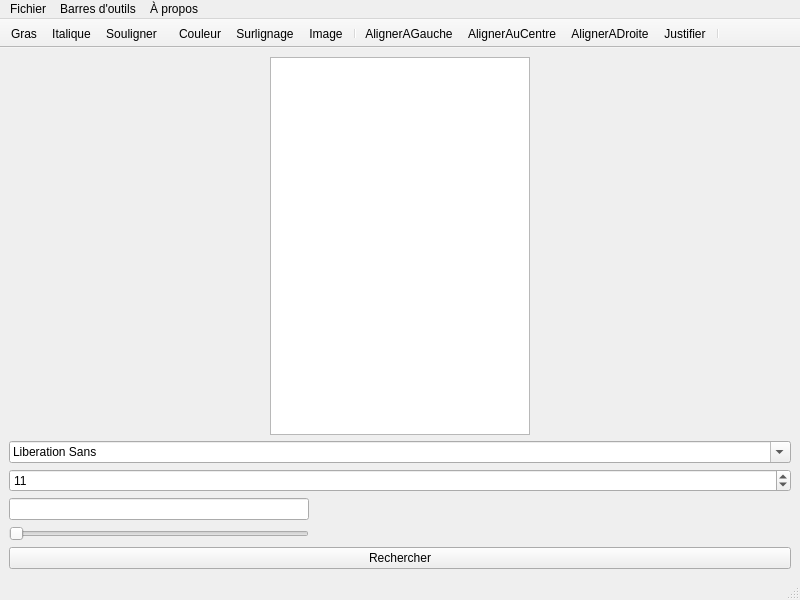
<?xml version="1.0" encoding="UTF-8"?>
<ui version="4.0">
 <class>MainWindow</class>
 <widget class="QMainWindow" name="MainWindow">
  <property name="geometry">
   <rect>
    <x>0</x>
    <y>0</y>
    <width>800</width>
    <height>600</height>
   </rect>
  </property>
  <property name="font">
   <font>
    <stylestrategy>PreferAntialias</stylestrategy>
   </font>
  </property>
  <property name="windowTitle">
   <string>Mot</string>
  </property>
  <widget class="QWidget" name="centralwidget">
   <layout class="QVBoxLayout" name="verticalLayout">
    <item>
     <layout class="QHBoxLayout" name="horizontalLayout">
      <item>
       <spacer name="horizontalSpacer">
        <property name="orientation">
         <enum>Qt::Horizontal</enum>
        </property>
        <property name="sizeType">
         <enum>QSizePolicy::MinimumExpanding</enum>
        </property>
        <property name="sizeHint" stdset="0">
         <size>
          <width>40</width>
          <height>20</height>
         </size>
        </property>
       </spacer>
      </item>
      <item>
       <widget class="QTextEdit" name="textEdit">
        <property name="font">
         <font>
          <pointsize>11</pointsize>
          <stylestrategy>PreferAntialias</stylestrategy>
         </font>
        </property>
       </widget>
      </item>
      <item>
       <spacer name="horizontalSpacer_2">
        <property name="orientation">
         <enum>Qt::Horizontal</enum>
        </property>
        <property name="sizeType">
         <enum>QSizePolicy::MinimumExpanding</enum>
        </property>
        <property name="sizeHint" stdset="0">
         <size>
          <width>40</width>
          <height>20</height>
         </size>
        </property>
       </spacer>
      </item>
     </layout>
    </item>
    <item>
     <widget class="QFontComboBox" name="fontComboBox"/>
    </item>
    <item>
     <widget class="QSpinBox" name="spinBox">
      <property name="value">
       <number>11</number>
      </property>
     </widget>
    </item>
    <item>
     <widget class="QLineEdit" name="lineEdit_shearch">
      <property name="maximumSize">
       <size>
        <width>300</width>
        <height>16777215</height>
       </size>
      </property>
     </widget>
    </item>
    <item>
     <widget class="QSlider" name="horizontalSlider">
      <property name="maximumSize">
       <size>
        <width>300</width>
        <height>16777215</height>
       </size>
      </property>
      <property name="minimum">
       <number>256</number>
      </property>
      <property name="maximum">
       <number>3000</number>
      </property>
      <property name="sliderPosition">
       <number>256</number>
      </property>
      <property name="orientation">
       <enum>Qt::Horizontal</enum>
      </property>
     </widget>
    </item>
    <item>
     <widget class="QPushButton" name="pushButton">
      <property name="text">
       <string>Rechercher</string>
      </property>
     </widget>
    </item>
   </layout>
  </widget>
  <widget class="QMenuBar" name="menubar">
   <property name="geometry">
    <rect>
     <x>0</x>
     <y>0</y>
     <width>800</width>
     <height>21</height>
    </rect>
   </property>
   <widget class="QMenu" name="menuFichier">
    <property name="title">
     <string>Fichier</string>
    </property>
    <addaction name="actionNouveau"/>
    <addaction name="actionOuvrir"/>
    <addaction name="separator"/>
    <addaction name="actionEnregistrer"/>
    <addaction name="actionEnregistrer_sous"/>
    <addaction name="separator"/>
    <addaction name="actionImprimer"/>
    <addaction name="separator"/>
    <addaction name="actionQuitter"/>
   </widget>
   <widget class="QMenu" name="menuBarreOutils">
    <property name="title">
     <string>Barres d'outils</string>
    </property>
    <addaction name="actionPolice"/>
    <addaction name="actionCouleur_et_Alignement"/>
   </widget>
   <widget class="QMenu" name="menuAide">
    <property name="title">
     <string>À propos</string>
    </property>
    <addaction name="actionA_propos"/>
    <addaction name="action_propos_de_Qt"/>
   </widget>
   <addaction name="menuFichier"/>
   <addaction name="menuBarreOutils"/>
   <addaction name="menuAide"/>
  </widget>
  <widget class="QStatusBar" name="statusbar"/>
  <widget class="QToolBar" name="toolBar_police">
   <property name="windowTitle">
    <string>Police</string>
   </property>
   <property name="movable">
    <bool>false</bool>
   </property>
   <property name="iconSize">
    <size>
     <width>24</width>
     <height>24</height>
    </size>
   </property>
   <attribute name="toolBarArea">
    <enum>TopToolBarArea</enum>
   </attribute>
   <attribute name="toolBarBreak">
    <bool>false</bool>
   </attribute>
   <addaction name="actionGras"/>
   <addaction name="actionItalique"/>
   <addaction name="actionSouligner"/>
  </widget>
  <widget class="QToolBar" name="toolBar_couleurEtAlignement">
   <property name="windowTitle">
    <string>Gestion du texte</string>
   </property>
   <property name="movable">
    <bool>false</bool>
   </property>
   <attribute name="toolBarArea">
    <enum>TopToolBarArea</enum>
   </attribute>
   <attribute name="toolBarBreak">
    <bool>false</bool>
   </attribute>
   <addaction name="actionCouleur"/>
   <addaction name="actionSurlignage"/>
   <addaction name="actionImage"/>
   <addaction name="separator"/>
   <addaction name="actionAlignerAGauche"/>
   <addaction name="actionAlignerAuCentre"/>
   <addaction name="actionAlignerADroite"/>
   <addaction name="actionJustifier"/>
   <addaction name="separator"/>
  </widget>
  <action name="actionNouveau">
   <property name="icon">
    <iconset>
     <normaloff>../build-Mot-Desktop_Qt_5_15_0_MinGW_64_bit-Debug/debug/icons/new-file_40454.png</normaloff>../build-Mot-Desktop_Qt_5_15_0_MinGW_64_bit-Debug/debug/icons/new-file_40454.png</iconset>
   </property>
   <property name="text">
    <string>Nouveau</string>
   </property>
   <property name="toolTip">
    <string>&lt;html&gt;&lt;head/&gt;&lt;body&gt;&lt;p&gt;Créer un nouveau fichier (&lt;span style=&quot; text-decoration: underline;&quot;&gt;CTRL + N&lt;/span&gt;)&lt;/p&gt;&lt;/body&gt;&lt;/html&gt;</string>
   </property>
   <property name="shortcut">
    <string>Ctrl+N</string>
   </property>
  </action>
  <action name="actionOuvrir">
   <property name="icon">
    <iconset>
     <normaloff>../build-Mot-Desktop_Qt_5_15_0_MinGW_64_bit-Debug/debug/icons/Open-folder-add_36742.png</normaloff>../build-Mot-Desktop_Qt_5_15_0_MinGW_64_bit-Debug/debug/icons/Open-folder-add_36742.png</iconset>
   </property>
   <property name="text">
    <string>Ouvrir</string>
   </property>
   <property name="toolTip">
    <string>&lt;html&gt;&lt;head/&gt;&lt;body&gt;&lt;p&gt;Ouvrir un fichier existant (&lt;span style=&quot; text-decoration: underline;&quot;&gt;CTRL + O&lt;/span&gt;)&lt;/p&gt;&lt;/body&gt;&lt;/html&gt;</string>
   </property>
   <property name="shortcut">
    <string>Ctrl+O</string>
   </property>
  </action>
  <action name="actionEnregistrer">
   <property name="icon">
    <iconset>
     <normaloff>../build-Mot-Desktop_Qt_5_15_0_MinGW_64_bit-Debug/debug/icons/Save_37110.png</normaloff>../build-Mot-Desktop_Qt_5_15_0_MinGW_64_bit-Debug/debug/icons/Save_37110.png</iconset>
   </property>
   <property name="text">
    <string>Enregistrer</string>
   </property>
   <property name="toolTip">
    <string>&lt;html&gt;&lt;head/&gt;&lt;body&gt;&lt;p&gt;Enregistrer le fichier courant (&lt;span style=&quot; text-decoration: underline;&quot;&gt;CTRL + S&lt;/span&gt;)&lt;/p&gt;&lt;/body&gt;&lt;/html&gt;</string>
   </property>
   <property name="shortcut">
    <string>Ctrl+S</string>
   </property>
  </action>
  <action name="actionEnregistrer_sous">
   <property name="icon">
    <iconset>
     <normaloff>../build-Mot-Desktop_Qt_5_15_0_MinGW_64_bit-Debug/debug/icons/Save-as_37111.png</normaloff>../build-Mot-Desktop_Qt_5_15_0_MinGW_64_bit-Debug/debug/icons/Save-as_37111.png</iconset>
   </property>
   <property name="text">
    <string>Enregistrer sous</string>
   </property>
   <property name="toolTip">
    <string>&lt;html&gt;&lt;head/&gt;&lt;body&gt;&lt;p&gt;Enregistrer sous (&lt;span style=&quot; text-decoration: underline;&quot;&gt;CTRL + MAJ + S&lt;/span&gt;)&lt;/p&gt;&lt;/body&gt;&lt;/html&gt;</string>
   </property>
   <property name="shortcut">
    <string>Ctrl+Shift+S</string>
   </property>
  </action>
  <action name="actionImprimer">
   <property name="icon">
    <iconset>
     <normaloff>../build-Mot-Desktop_Qt_5_15_0_MinGW_64_bit-Debug/debug/icons/3592862-general-inkjet-printer-office-paper-printer-print-printer-scanner_107733.png</normaloff>../build-Mot-Desktop_Qt_5_15_0_MinGW_64_bit-Debug/debug/icons/3592862-general-inkjet-printer-office-paper-printer-print-printer-scanner_107733.png</iconset>
   </property>
   <property name="text">
    <string>Imprimer</string>
   </property>
   <property name="toolTip">
    <string>&lt;html&gt;&lt;head/&gt;&lt;body&gt;&lt;p&gt;Imprimer le fichier courant (&lt;span style=&quot; text-decoration: underline;&quot;&gt;CTRL + P&lt;/span&gt;)&lt;/p&gt;&lt;/body&gt;&lt;/html&gt;</string>
   </property>
   <property name="shortcut">
    <string>Ctrl+P</string>
   </property>
  </action>
  <action name="actionQuitter">
   <property name="icon">
    <iconset>
     <normaloff>../build-Mot-Desktop_Qt_5_15_0_MinGW_64_bit-Debug/debug/icons/close_14776.png</normaloff>../build-Mot-Desktop_Qt_5_15_0_MinGW_64_bit-Debug/debug/icons/close_14776.png</iconset>
   </property>
   <property name="text">
    <string>Quitter</string>
   </property>
  </action>
  <action name="actionPolice">
   <property name="checkable">
    <bool>false</bool>
   </property>
   <property name="icon">
    <iconset>
     <normaloff>../build-Mot-Desktop_Qt_5_15_0_MinGW_64_bit-Debug/debug/icons/visible.png</normaloff>../build-Mot-Desktop_Qt_5_15_0_MinGW_64_bit-Debug/debug/icons/visible.png</iconset>
   </property>
   <property name="text">
    <string>Police</string>
   </property>
  </action>
  <action name="actionCouleur_et_Alignement">
   <property name="checkable">
    <bool>false</bool>
   </property>
   <property name="icon">
    <iconset>
     <normaloff>../build-Mot-Desktop_Qt_5_15_0_MinGW_64_bit-Debug/debug/icons/visible.png</normaloff>../build-Mot-Desktop_Qt_5_15_0_MinGW_64_bit-Debug/debug/icons/visible.png</iconset>
   </property>
   <property name="text">
    <string>Gestion du texte</string>
   </property>
  </action>
  <action name="actionCouleur">
   <property name="icon">
    <iconset>
     <normaloff>../build-Mot-Desktop_Qt_5_15_0_MinGW_64_bit-Debug/debug/icons/RGB_Circle_1-80_icon-icons.com_57282.png</normaloff>../build-Mot-Desktop_Qt_5_15_0_MinGW_64_bit-Debug/debug/icons/RGB_Circle_1-80_icon-icons.com_57282.png</iconset>
   </property>
   <property name="text">
    <string>Couleur</string>
   </property>
   <property name="toolTip">
    <string>&lt;html&gt;&lt;head/&gt;&lt;body&gt;&lt;p&gt;Changer la couleur du texte&lt;/p&gt;&lt;/body&gt;&lt;/html&gt;</string>
   </property>
  </action>
  <action name="actionSurlignage">
   <property name="icon">
    <iconset>
     <normaloff>../build-Mot-Desktop_Qt_5_15_0_MinGW_64_bit-Debug/debug/icons/highlighter_yellow_15057.ico</normaloff>../build-Mot-Desktop_Qt_5_15_0_MinGW_64_bit-Debug/debug/icons/highlighter_yellow_15057.ico</iconset>
   </property>
   <property name="text">
    <string>Surlignage</string>
   </property>
   <property name="toolTip">
    <string>&lt;html&gt;&lt;head/&gt;&lt;body&gt;&lt;p&gt;Changer la couleur de surlignage du texte&lt;/p&gt;&lt;/body&gt;&lt;/html&gt;</string>
   </property>
  </action>
  <action name="actionAlignerAGauche">
   <property name="icon">
    <iconset>
     <normaloff>../build-Mot-Desktop_Qt_5_15_0_MinGW_64_bit-Debug/debug/icons/ic_format_align_left_128_28362.png</normaloff>../build-Mot-Desktop_Qt_5_15_0_MinGW_64_bit-Debug/debug/icons/ic_format_align_left_128_28362.png</iconset>
   </property>
   <property name="text">
    <string>AlignerAGauche</string>
   </property>
   <property name="toolTip">
    <string>&lt;html&gt;&lt;head/&gt;&lt;body&gt;&lt;p&gt;Aligner le texte à gauche (&lt;span style=&quot; text-decoration: underline;&quot;&gt;CTRL + L&lt;/span&gt;)&lt;/p&gt;&lt;/body&gt;&lt;/html&gt;</string>
   </property>
   <property name="shortcut">
    <string>Ctrl+L</string>
   </property>
  </action>
  <action name="actionAlignerAuCentre">
   <property name="icon">
    <iconset>
     <normaloff>../build-Mot-Desktop_Qt_5_15_0_MinGW_64_bit-Debug/debug/icons/ic_format_align_center_128_28364.png</normaloff>../build-Mot-Desktop_Qt_5_15_0_MinGW_64_bit-Debug/debug/icons/ic_format_align_center_128_28364.png</iconset>
   </property>
   <property name="text">
    <string>AlignerAuCentre</string>
   </property>
   <property name="toolTip">
    <string>&lt;html&gt;&lt;head/&gt;&lt;body&gt;&lt;p&gt;Aligner le texte au centre (&lt;span style=&quot; text-decoration: underline;&quot;&gt;CTRL + E&lt;/span&gt;)&lt;/p&gt;&lt;/body&gt;&lt;/html&gt;</string>
   </property>
   <property name="shortcut">
    <string>Ctrl+E</string>
   </property>
  </action>
  <action name="actionAlignerADroite">
   <property name="icon">
    <iconset>
     <normaloff>../build-Mot-Desktop_Qt_5_15_0_MinGW_64_bit-Debug/debug/icons/ic_format_align_right_128_28361.png</normaloff>../build-Mot-Desktop_Qt_5_15_0_MinGW_64_bit-Debug/debug/icons/ic_format_align_right_128_28361.png</iconset>
   </property>
   <property name="text">
    <string>AlignerADroite</string>
   </property>
   <property name="toolTip">
    <string>&lt;html&gt;&lt;head/&gt;&lt;body&gt;&lt;p&gt;Aligner le texte à droite (&lt;span style=&quot; text-decoration: underline;&quot;&gt;CTRL + R&lt;/span&gt;)&lt;/p&gt;&lt;/body&gt;&lt;/html&gt;</string>
   </property>
   <property name="shortcut">
    <string>Ctrl+R</string>
   </property>
  </action>
  <action name="actionJustifier">
   <property name="icon">
    <iconset>
     <normaloff>../build-Mot-Desktop_Qt_5_15_0_MinGW_64_bit-Debug/debug/icons/ic_format_align_justify_128_28363.png</normaloff>../build-Mot-Desktop_Qt_5_15_0_MinGW_64_bit-Debug/debug/icons/ic_format_align_justify_128_28363.png</iconset>
   </property>
   <property name="text">
    <string>Justifier</string>
   </property>
   <property name="toolTip">
    <string>&lt;html&gt;&lt;head/&gt;&lt;body&gt;&lt;p&gt;Justifier le texte (&lt;span style=&quot; text-decoration: underline;&quot;&gt;CTRL + J&lt;/span&gt;)&lt;/p&gt;&lt;/body&gt;&lt;/html&gt;</string>
   </property>
   <property name="shortcut">
    <string>Ctrl+J</string>
   </property>
  </action>
  <action name="actionGras">
   <property name="checkable">
    <bool>true</bool>
   </property>
   <property name="icon">
    <iconset>
     <normaloff>../build-Mot-Desktop_Qt_5_15_0_MinGW_64_bit-Debug/debug/icons/ic_format_bold_128_28360.png</normaloff>../build-Mot-Desktop_Qt_5_15_0_MinGW_64_bit-Debug/debug/icons/ic_format_bold_128_28360.png</iconset>
   </property>
   <property name="text">
    <string>Gras</string>
   </property>
   <property name="toolTip">
    <string>&lt;html&gt;&lt;head/&gt;&lt;body&gt;&lt;p&gt;Mettre le texte en gras (&lt;span style=&quot; text-decoration: underline;&quot;&gt;CTRL + B&lt;/span&gt;)&lt;/p&gt;&lt;/body&gt;&lt;/html&gt;</string>
   </property>
   <property name="shortcut">
    <string>Ctrl+B</string>
   </property>
  </action>
  <action name="actionItalique">
   <property name="checkable">
    <bool>true</bool>
   </property>
   <property name="icon">
    <iconset>
     <normaloff>../build-Mot-Desktop_Qt_5_15_0_MinGW_64_bit-Debug/debug/icons/ic_format_italic_128_28353.png</normaloff>../build-Mot-Desktop_Qt_5_15_0_MinGW_64_bit-Debug/debug/icons/ic_format_italic_128_28353.png</iconset>
   </property>
   <property name="text">
    <string>Italique</string>
   </property>
   <property name="toolTip">
    <string>&lt;html&gt;&lt;head/&gt;&lt;body&gt;&lt;p&gt;Mettre le texte en Italique (&lt;span style=&quot; text-decoration: underline;&quot;&gt;CTRL + I&lt;/span&gt;)&lt;/p&gt;&lt;/body&gt;&lt;/html&gt;</string>
   </property>
   <property name="shortcut">
    <string>Ctrl+I</string>
   </property>
  </action>
  <action name="actionSouligner">
   <property name="checkable">
    <bool>true</bool>
   </property>
   <property name="icon">
    <iconset>
     <normaloff>../build-Mot-Desktop_Qt_5_15_0_MinGW_64_bit-Debug/debug/icons/ic_format_underline_128_28343.png</normaloff>../build-Mot-Desktop_Qt_5_15_0_MinGW_64_bit-Debug/debug/icons/ic_format_underline_128_28343.png</iconset>
   </property>
   <property name="text">
    <string>Souligner</string>
   </property>
   <property name="toolTip">
    <string>&lt;html&gt;&lt;head/&gt;&lt;body&gt;&lt;p&gt;Souligner le texte (&lt;span style=&quot; text-decoration: underline;&quot;&gt;CTRL + U&lt;/span&gt;)&lt;/p&gt;&lt;/body&gt;&lt;/html&gt;</string>
   </property>
   <property name="shortcut">
    <string>Ctrl+U</string>
   </property>
  </action>
  <action name="actionImage">
   <property name="text">
    <string>Image</string>
   </property>
   <property name="toolTip">
    <string>&lt;html&gt;&lt;head/&gt;&lt;body&gt;&lt;p&gt;Insérer une image&lt;/p&gt;&lt;/body&gt;&lt;/html&gt;</string>
   </property>
  </action>
  <action name="actionA_propos">
   <property name="text">
    <string>À propos</string>
   </property>
  </action>
  <action name="action_propos_de_Qt">
   <property name="text">
    <string>À propos de Qt</string>
   </property>
  </action>
 </widget>
 <resources/>
 <connections/>
</ui>
